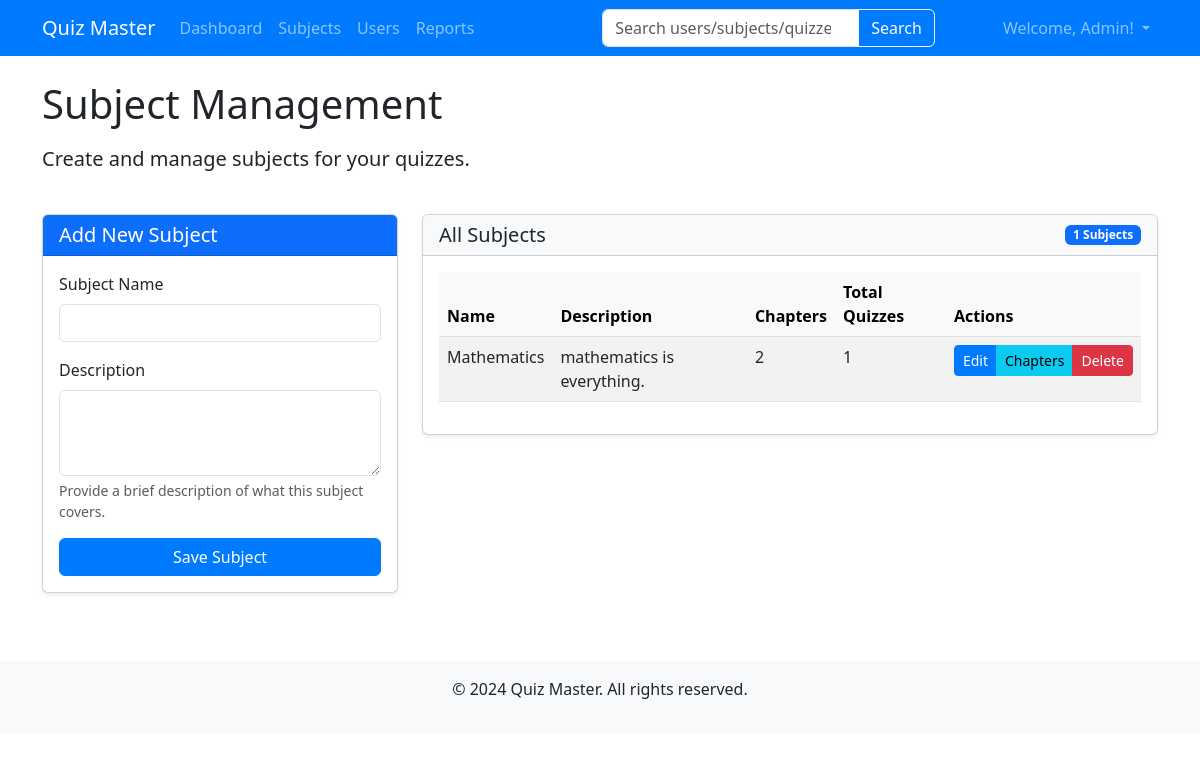
Screenshot of /admin/subjects (signed in) with the database file from the repository.
### models.py (models this page shows, shortened)
class User(db.Model,UserMixin):
    id = db.Column(db.Integer, primary_key=True)
    email = db.Column(db.String(120), unique=True, nullable=False)
    password = db.Column(db.String(200), nullable=False)
    full_name = db.Column(db.String(100), nullable=False)
    qualification = db.Column(db.String(100), nullable=True)
    dob = db.Column(db.String(20), nullable=True)
    is_admin = db.Column(db.Boolean, default=False)
    scores = db.relationship('Score', backref='user', lazy=True, cascade="all, delete-orphan")

class Subject(db.Model):
    id = db.Column(db.Integer, primary_key=True)
    name = db.Column(db.String(100), nullable=False)
    description = db.Column(db.Text, nullable=True)
    chapters = db.relationship('Chapter', backref='subject', lazy=True, cascade="all, delete-orphan")
    def get_total_quizzes(self):
        count = 0
        for chapter in self.chapters:
            count += len(chapter.quizzes)
        return count

### routes/admin.py (the view)
@admin.route('/subjects')
@login_required
def subjects():
    subjects = Subject.query.all()
    return render_template('admin/subjects.html', subjects=subjects)

### app.py (called while the page is built)
@login_manager.user_loader
def load_user(user_id):
    return User.query.get(int(user_id))

### routes/admin.py (called while the page is built)
@admin.before_request
def check_admin():
    if not current_user.is_authenticated or not current_user.is_admin:
        flash('You must be an admin to access this page.')
        return redirect(url_for('auth.login'))

### templates/admin/subjects.html (shortened to what this page needs)
{% extends 'base.html' %}
{% block content %}
<div class="row mb-4">
    <div class="col-12">
        <h1 class="mb-3">Subject Management</h1>
        <p class="lead">Create and manage subjects for your quizzes.</p>
    </div>
</div>
<div class="row">
    <div class="col-md-4">
        <div class="card shadow-sm">
            <div class="card-header bg-primary text-white">
                <h5 class="mb-0">Add New Subject</h5>
            </div>
            <div class="card-body">
                <form method="POST" action="{{ url_for('admin.add_subject') }}">
                    <div class="mb-3">
                        <label for="name" class="form-label">Subject Name</label>
                        <input type="text" class="form-control" id="name" name="name" required>
                    </div>
                    <div class="mb-3">
                        <label for="description" class="form-label">Description</label>
                        <textarea class="form-control" id="description" name="description" rows="3"></textarea>
                        <div class="form-text">Provide a brief description of what this subject covers.</div>
                    </div>
                    <div class="d-grid gap-2">
                        <button type="submit" class="btn btn-primary">Save Subject</button>
                    </div>
                </form>
            </div>
        </div>
    </div>
    <div class="col-md-8">
        <div class="card shadow-sm">
            <div class="card-header bg-light d-flex justify-content-between align-items-center">
                <h5 class="mb-0">All Subjects</h5>
                <span class="badge bg-primary">{{ subjects|length }} Subjects</span>
            </div>
            <div class="card-body">
                {% if subjects %}
                <div class="table-responsive">
                    <table class="table table-striped table-hover">
                        <thead class="table-light">
                            <tr>
                                <th>Name</th>
                                <th>Description</th>
                                <th>Chapters</th>
                                <th>Total Quizzes</th>
                                <th>Actions</th>
                            </tr>
                        </thead>
                        <tbody>
                            {% for subject in subjects %}
                            <tr>
                                <td>{{ subject.name }}</td>
                                <td>{{ subject.description }}</td>
                                <td>{{ subject.chapters|length }}</td>
                                <td>{{ subject.get_total_quizzes() }}</td>
                                <td>
                                    <div class="btn-group" role="group">
                                        <a href="{{ url_for('admin.edit_subject', id=subject.id) }}" class="btn btn-sm btn-primary">Edit</a>
                                        <a href="{{ url_for('admin.chapters', subject_id=subject.id) }}" class="btn btn-sm btn-info">Chapters</a>
                                        <a href="{{ url_for('admin.delete_subject', id=subject.id) }}" class="btn btn-sm btn-danger" onclick="return confirm('Are you sure you want to delete this subject? This will also delete all related chapters, quizzes, and questions.')">Delete</a>
                                    </div>
                                </td>
                            </tr>
                            {% endfor %}
                        </tbody>
                    </table>
                </div>
                {% else %}
                <div class="alert alert-info">
                    <p class="mb-0">No subjects available yet. Use the form to add your first subject.</p>
                </div>
                {% endif %}
            </div>
        </div>
    </div>
</div>
{% endblock %}

### templates/base.html (shortened to what this page needs)
<!DOCTYPE html>
<html lang="en">
<head>
    <link href="https://cdn.jsdelivr.net/npm/bootstrap@5.3.0-alpha1/dist/css/bootstrap.min.css" rel="stylesheet">
    <link rel="stylesheet" href="{{ url_for('static', filename='css/style.css') }}">
</head>
<body>
    <nav class="navbar navbar-expand-lg navbar-dark bg-primary">
        <div class="container">
            <a class="navbar-brand" href="/">Quiz Master</a>
            <div class="collapse navbar-collapse" id="navbarNav">
                <ul class="navbar-nav me-auto">
                    {% if current_user.is_authenticated %}
                        {% if current_user.is_admin %}
                            <li class="nav-item">
                                <a class="nav-link" href="{{ url_for('admin.dashboard') }}">Dashboard</a>
                            </li>
                            <li class="nav-item">
                                <a class="nav-link" href="{{ url_for('admin.subjects') }}">Subjects</a>
                            </li>
                            <li class="nav-item">
                                <a class="nav-link" href="{{ url_for('admin.users') }}">Users</a>
                            </li>
                            <li class="nav-item">
                                <a class="nav-link" href="{{ url_for('admin.reports') }}">Reports</a>
                            </li>
                        {% endif %}
                    {% endif %}
                </ul>
                {% if current_user.is_authenticated %}
                <form class="d-flex mx-auto" method="GET" action="{% if current_user.is_admin %}{{ url_for('admin.search') }}{% else %}{{ url_for('user.search') }}{% endif %}">
                    <div class="input-group">
                        <input class="form-control" type="search" name="query" placeholder="{% if current_user.is_admin %}Search users/subjects/quizzes{% else %}Search subjects/quizzes{% endif %}" aria-label="Search">
                        <button class="btn btn-outline-light" type="submit">Search</button>
                    </div>
                </form>
                {% endif %}
                <ul class="navbar-nav">
                    {% if current_user.is_authenticated %}
                        <li class="nav-item dropdown">
                            <a class="nav-link dropdown-toggle" href="#" id="navbarDropdown" role="button" data-bs-toggle="dropdown" aria-expanded="false">
                                Welcome, {{ current_user.full_name }}!
                            </a>
                        </li>
                    {% endif %}
                </ul>
            </div>
        </div>
    </nav>
    <div class="container mt-4">
        {% block content %}{% endblock %}
    </div>
    <footer class="mt-5 py-3 bg-light text-center">
        <div class="container">
            <p>&copy; 2024 Quiz Master. All rights reserved.</p>
        </div>
    </footer>
</body>
</html>

### static/css/style.css (style rules this page uses)
.navbar { background-color: #007bff !important; }
.form-label { font-weight: 500; }
.card { box-shadow: 0 4px 6px rgba(0,0,0,0.1); margin-bottom: 20px; }
.card-header { font-weight: 500; }
footer { margin-top: 30px; padding: 20px 0; background-color: #f8f9fa; }
.table th { font-weight: 600; background-color: #f8f9fa; }
.btn-primary { background-color: #007bff; border-color: #007bff; }

### rows the page displays
User: full_name "Admin"
Subject: name "Mathematics", description "mathematics is everything.", chapters|length "2", get_total_quizzes "1"

### other values shown
{{ subjects|length }} "1"
